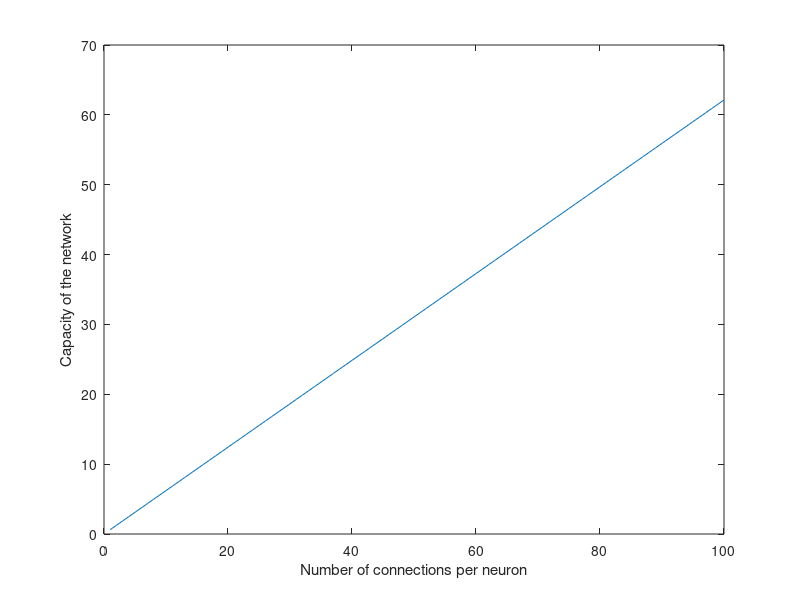
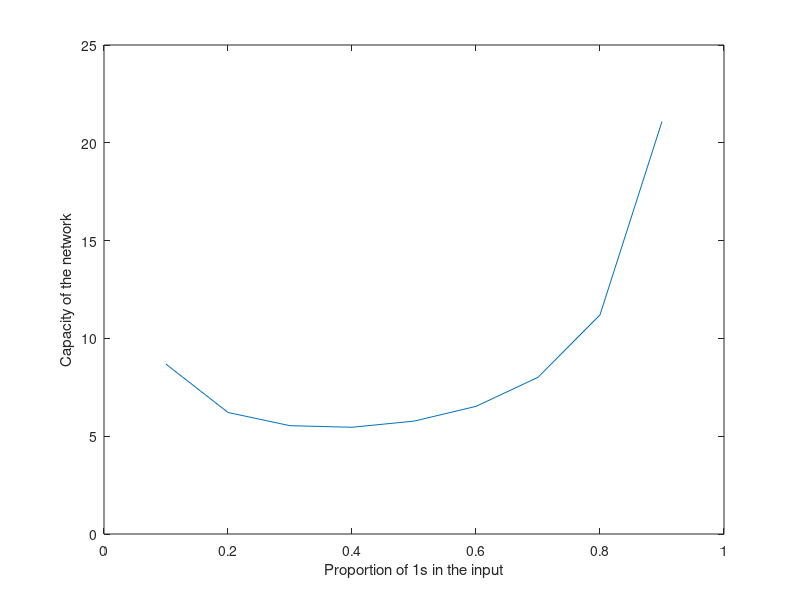

Source code (MATLAB) for these figures, in order:
clear all

N = 100; % number of neurons
k = 0.2; % a misterious constant between 0.2 and 0.3

%% Capacity in Hopfield networks

% P_Hopfield = 0.14 * C;

%% Capacity vs number of connections per neuron

sparseness = 0.2;   % proportion of 1s in the input
C = 1:N;            % number of connections per neuron; =N-1 in Hopfield model; C<<N in Rolls model

figure
a = sparseness^2 / sparseness;
capacity = (C * k) / (a * log(1/a));    
plot(C, capacity)
xlabel('Number of connections per neuron')
ylabel('Capacity of the network')

%% Capacity vs number of 1s in the input

sparseness = 0.1 : 0.1 : 1;   % proportion of 1s in the input
C = N * 0.1;           % number of connections per neuron; =N-1 in Hopfield model; C<<N in Rolls model

figure
a = (sparseness .* sparseness) ./ sparseness;
capacity = (C * k) ./ (a .* log(1./a));    
plot(sparseness, capacity)
xlabel('Proportion of 1s in the input')
ylabel('Capacity of the network')